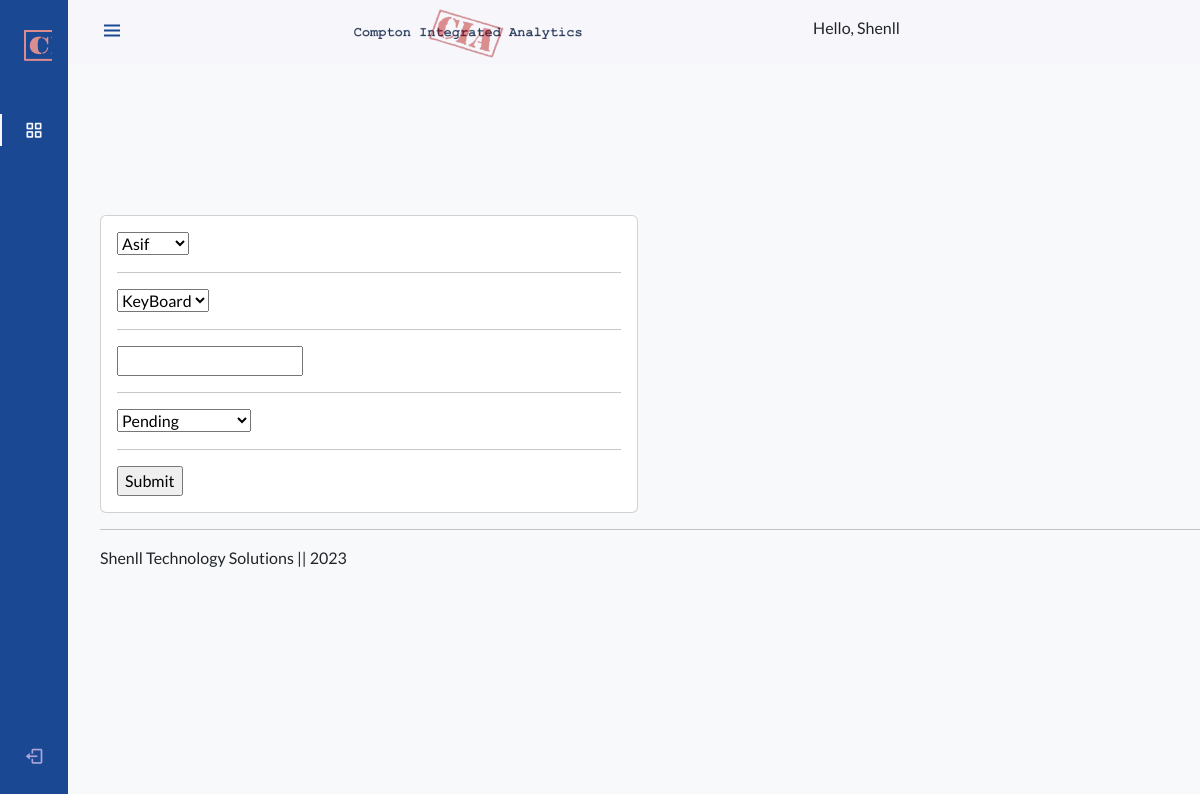
/update_order/8/ (signed in), run on the app's committed database.
### account/models.py (models this page shows, shortened)
class Order(models.Model):
    STATUS = (
            ('Pending', 'Pending'),
            ('Out for delivery', 'Out for delivery'),
            ('Delivered', 'Delivered'),
            )
    customer = models.ForeignKey(Customer, null=True, on_delete= models.SET_NULL)
    product = models.ForeignKey(Product, null=True, on_delete= models.SET_NULL)
    note = models.CharField(max_length=200, null=True)
    date_created = models.DateTimeField(auto_now_add=True, null=True)
    status = models.CharField(max_length=200, null=True, choices=STATUS)

### account/decorators.py (the view)
		def wrapper_func(request, *args, **kwargs):
			group = None
			if request.user.groups.exists():
				group = request.user.groups.all()[0].name
			if group in allowed_roles:
				return view_func(request, *args, **kwargs)
			else:
				return HttpResponse('You are not authorized to view this page')

### account/forms.py
class OrderForm(ModelForm):
    class Meta:
        model = Order
        fields = '__all__'

### account/models.py (called while the page is built)
    def __str__(self):
        return self.name

    def __str__(self):
        return self.name

### account/views.py (called while the page is built)
@login_required(login_url='login')
@allowed_users(allowed_roles=['admin'])
def updateOrder(request, pk):
	order = Order.objects.get(id=pk)
	form = OrderForm(instance=order)
	if request.method == 'POST':
		form = OrderForm(request.POST, instance=order)
		if form.is_valid():
			form.save()
			return redirect('/')
	context = {'form':form}
	return render(request, 'account/order_form.html', context)

### account/templates/account/order_form.html (shortened to what this page needs)
{%  extends 'account/main.html' %}
{% load static %}
{% block content %}
<div class="row">
	<div class="col-md-6">
		<div class="card card-body">
			<form action="" method="POST">
				{% for field in form %}
					{{field}}
					<hr>
				{% endfor %}
				<input type="submit" name="Submit">
			</form>
		</div>
	</div>
</div>
{% endblock %}

### account/templates/account/sidebar.html (shortened to what this page needs)
{% load static %}
<body id="body-pd">
  <header class="header" id="header">
    <div class="header_toggle">
      <i class="bx bx-menu" id="header-toggle"></i>
    </div>
    <img src={% static 'images/Logo-Smaller-text-darker-cia.png' %} alt="" />
    <h6> Hello, {{request.user}} </h6>
    <div class="header_img">
      <img src="https://i.imgur.com/hczKIze.jpg" alt="" />
    </div>
  </header>
  <div class="l-navbar" id="nav-bar">
    <nav class="nav">
      <div>
        <a href="#" class="nav_logo">
          <img src=" {% static 'images/logo.png' %}" alt="" />
        </a>
        <div class="nav_list">
          <a href = "{% url 'home' %}" class="nav_link active">
            <i class="bx bx-grid-alt nav_icon"></i>
          </a>
        </div>
      </div>
      <a href="{% url 'logout' %}" class="nav_link">
        <i class="bx bx-log-out nav_icon"></i>
      </a>
    </nav>
  </div>
</body>

### static/css/main.css (style rules this page uses)
:root { --header-height: 3rem; --nav-width: 68px; --first-color: #1A4893; --first-color-light: #afa5d9; --white-color: #f7f6fb; --body-font: "Nunito", sans-serif; --normal-font-size: 1rem; --z-fixed: 100; }
body { font-family: 'Lato'; background-color: #f7f9fa; }
a { text-decoration: none; font-family: 'Inter', sans-serif; }
.header { width: 100%; height: var(--header-height); position: fixed; top: 0; left: 0; display: flex; align-items: center; justify-content: space-between; padding: 0 1rem; background-color: var(--white-color); z-index: var(--z-fixed); transition: 0.5s; }
.header_toggle { color: var(--first-color); font-size: 1.5rem; cursor: pointer; }
.header_img { width: 35px; height: 35px; display: flex; justify-content: center; border-radius: 50%; overflow: hidden; padding-left: 5px; }
.header_img img { width: 40px; }
.l-navbar { position: fixed; top: 0; left: -30%; width: var(--nav-width); height: 100vh; background-color: var(--first-color); padding: 0.5rem 1rem 0 0; transition: 0.5s; z-index: var(--z-fixed); }
.nav { height: 100%; display: flex; flex-direction: column; justify-content: space-between; overflow: hidden; }
.nav_logo, .nav_link { display: grid; grid-template-columns: max-content max-content; align-items: center; column-gap: 1rem; padding: 0.5rem 0 0.5rem 1.5rem; }
.nav_logo { margin-bottom: 2rem; }
.nav_link { position: relative; color: var(--first-color-light); margin-bottom: 1.5rem; transition: 0.3s; }
.nav_icon { font-size: 1.25rem; }
.active { color: var(--white-color); }
.active::before { content: ""; position: absolute; left: 0; width: 2px; height: 32px; background-color: var(--white-color); }
@media screen and (min-width: 768px) { body { margin: calc(var(--header-height) + 1rem) 0 0 0; padding-left: calc(var(--nav-width) + 2rem); } }
@media screen and (min-width: 768px) { .header { height: calc(var(--header-height) + 1rem); padding: 0 2rem 0 calc(var(--nav-width) + 2rem); } }
@media screen and (min-width: 768px) { .header_img { width: 40px; height: 40px; } }
@media screen and (min-width: 768px) { .header_img img { width: 45px; } }
@media screen and (min-width: 768px) { .l-navbar { left: 0; padding: 1rem 1rem 0 0; } }
body { height: 100vh; margin: 0; place-content: center; }

### data on the page
Order: form "Asif" "KeyBoard" "Pending"

### other printed values
{{ request.user }} "Shenll"
